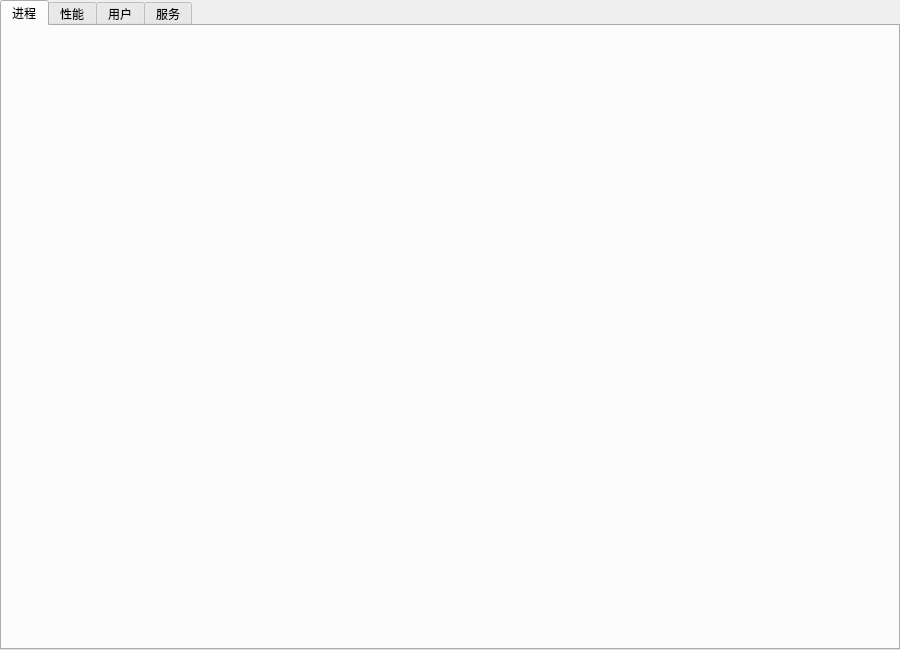
<?xml version="1.0" encoding="UTF-8"?>
<ui version="4.0">
 <class>MainWindow</class>
 <widget class="QMainWindow" name="MainWindow">
  <property name="geometry">
   <rect>
    <x>0</x>
    <y>0</y>
    <width>900</width>
    <height>650</height>
   </rect>
  </property>
  <property name="windowTitle">
   <string>Tux Manager</string>
  </property>
  <widget class="QWidget" name="centralwidget">
   <layout class="QVBoxLayout" name="verticalLayout">
    <property name="leftMargin">
     <number>0</number>
    </property>
    <property name="topMargin">
     <number>0</number>
    </property>
    <property name="rightMargin">
     <number>0</number>
    </property>
    <property name="bottomMargin">
     <number>0</number>
    </property>
    <item>
     <widget class="QTabWidget" name="tabWidget">
      <property name="currentIndex">
       <number>0</number>
      </property>
      <widget class="QWidget" name="processesTab">
       <attribute name="title">
        <string>进程</string>
       </attribute>
       <layout class="QVBoxLayout" name="processesLayout">
        <property name="leftMargin">
         <number>0</number>
        </property>
        <property name="topMargin">
         <number>0</number>
        </property>
        <property name="rightMargin">
         <number>0</number>
        </property>
        <property name="bottomMargin">
         <number>0</number>
        </property>
       </layout>
      </widget>
      <widget class="QWidget" name="performanceTab">
       <attribute name="title">
        <string>性能</string>
       </attribute>
       <layout class="QVBoxLayout" name="performanceLayout">
        <property name="leftMargin">
         <number>0</number>
        </property>
        <property name="topMargin">
         <number>0</number>
        </property>
        <property name="rightMargin">
         <number>0</number>
        </property>
        <property name="bottomMargin">
         <number>0</number>
        </property>
       </layout>
      </widget>
      <widget class="QWidget" name="usersTab">
       <attribute name="title">
        <string>用户</string>
       </attribute>
       <layout class="QVBoxLayout" name="usersLayout">
        <property name="leftMargin">
         <number>0</number>
        </property>
        <property name="topMargin">
         <number>0</number>
        </property>
        <property name="rightMargin">
         <number>0</number>
        </property>
        <property name="bottomMargin">
         <number>0</number>
        </property>
       </layout>
      </widget>
      <widget class="QWidget" name="servicesTab">
       <attribute name="title">
        <string>服务</string>
       </attribute>
       <layout class="QVBoxLayout" name="servicesLayout">
        <property name="leftMargin">
         <number>0</number>
        </property>
        <property name="topMargin">
         <number>0</number>
        </property>
        <property name="rightMargin">
         <number>0</number>
        </property>
        <property name="bottomMargin">
         <number>0</number>
        </property>
       </layout>
      </widget>
     </widget>
    </item>
   </layout>
  </widget>
  <widget class="QMenuBar" name="menubar">
   <property name="geometry">
    <rect>
     <x>0</x>
     <y>0</y>
     <width>900</width>
     <height>37</height>
    </rect>
   </property>
  </widget>
 </widget>
 <resources/>
 <connections/>
</ui>
